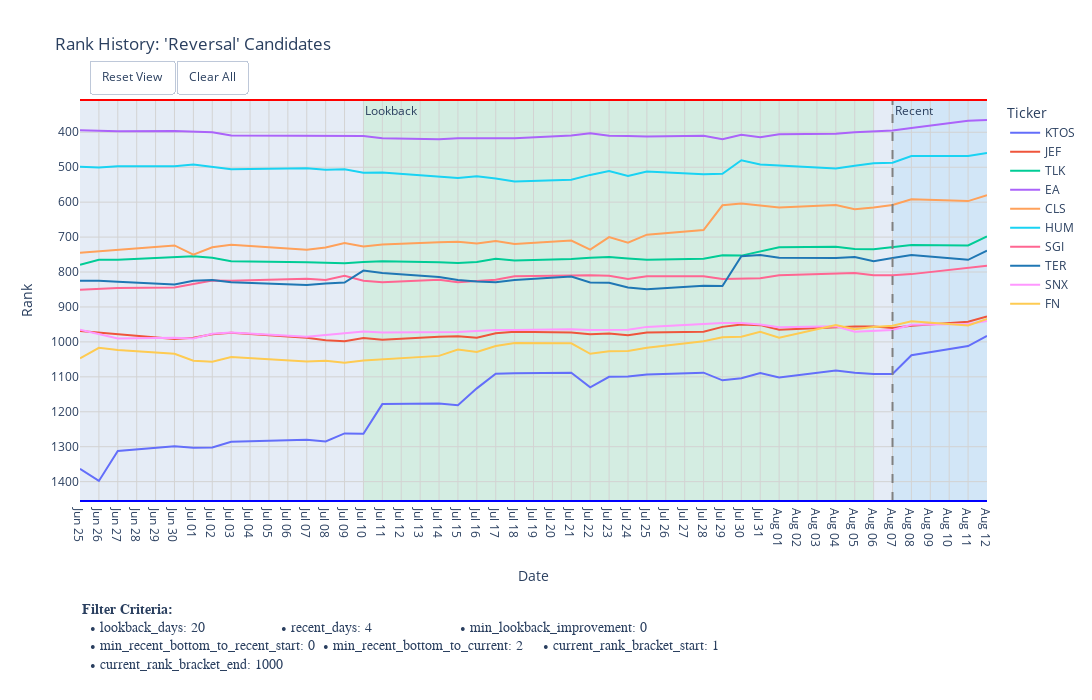

Notebook code cell kept with this figure:
### Code cell
plot_days = filter_criteria['lookback_days'] + filter_criteria['recent_days'] + 10  # add 10 extra days for plotting 

# 4. Call the new plotting function
if tickers_to_plot:
    plot_rank_with_criteria(
        # df_rank_history=selected_df.iloc[:, -plot_days::],
        df_rank_history=df_tickers_rank_history.iloc[:, -plot_days::],        
        # df_rank_history=selected_df,
        ticker_list=tickers_to_plot,
        title_suffix="'Reversal' Candidates",
        filter_criteria=filter_criteria, # Pass the dictionary here
        width=1150,
        height=700,
    )
else:
    print("No candidates found to plot.")

### Figure 1 — Plotly figure (JSON) as saved in the notebook; plotly's stock layout.template omitted (floating-point values rounded to 4 significant figures)
{"data": [{"hovertemplate": "Ticker=KTOS<br>index=%{x}<br>Rank=%{y}<extra></extra>", "legendgroup": "KTOS", "line": {"color": "#636EFA", "dash": "solid"}, "marker": {"symbol": "circle"}, "mode": "lines", "name": "KTOS", "orientation": "v", "showlegend": true, "type": "scatter", "x": ["2025-06-25T00:00:00", "2025-06-26T00:00:00", "2025-06-27T00:00:00", "2025-06-30T00:00:00", "2025-07-01T00:00:00", "2025-07-02T00:00:00", "2025-07-03T00:00:00", "2025-07-07T00:00:00", "2025-07-08T00:00:00", "2025-07-09T00:00:00", "2025-07-10T00:00:00", "2025-07-11T00:00:00", "2025-07-14T00:00:00", "2025-07-15T00:00:00", "2025-07-16T00:00:00", "2025-07-17T00:00:00", "2025-07-18T00:00:00", "2025-07-21T00:00:00", "2025-07-22T00:00:00", "2025-07-23T00:00:00", "2025-07-24T00:00:00", "2025-07-25T00:00:00", "2025-07-28T00:00:00", "2025-07-29T00:00:00", "2025-07-30T00:00:00", "2025-07-31T00:00:00", "2025-08-01T00:00:00", "2025-08-04T00:00:00", "2025-08-05T00:00:00", "2025-08-06T00:00:00", "2025-08-07T00:00:00", "2025-08-08T00:00:00", "2025-08-11T00:00:00", "2025-08-12T00:00:00"], "xaxis": "x", "y": [1363, 1398, 1312, 1299, 1303, 1302, 1286, 1280, 1285, 1262, 1263, 1178, 1176, 1181, 1133, 1091, 1090, 1088, 1130, 1100, 1099, 1093, 1088, 1110, 1104, 1089, 1102, 1082, 1088, 1092, 1092, 1038, 1012, 983], "yaxis": "y"}, {"hovertemplate": "Ticker=JEF<br>index=%{x}<br>Rank=%{y}<extra></extra>", "legendgroup": "JEF", "line": {"color": "#EF553B", "dash": "solid"}, "marker": {"symbol": "circle"}, "mode": "lines", "name": "JEF", "orientation": "v", "showlegend": true, "type": "scatter", "x": ["2025-06-25T00:00:00", "2025-06-26T00:00:00", "2025-06-27T00:00:00", "2025-06-30T00:00:00", "2025-07-01T00:00:00", "2025-07-02T00:00:00", "2025-07-03T00:00:00", "2025-07-07T00:00:00", "2025-07-08T00:00:00", "2025-07-09T00:00:00", "2025-07-10T00:00:00", "2025-07-11T00:00:00", "2025-07-14T00:00:00", "2025-07-15T00:00:00", "2025-07-16T00:00:00", "2025-07-17T00:00:00", "2025-07-18T00:00:00", "2025-07-21T00:00:00", "2025-07-22T00:00:00", "2025-07-23T00:00:00", "2025-07-24T00:00:00", "2025-07-25T00:00:00", "2025-07-28T00:00:00", "2025-07-29T00:00:00", "2025-07-30T00:00:00", "2025-07-31T00:00:00", "2025-08-01T00:00:00", "2025-08-04T00:00:00", "2025-08-05T00:00:00", "2025-08-06T00:00:00", "2025-08-07T00:00:00", "2025-08-08T00:00:00", "2025-08-11T00:00:00", "2025-08-12T00:00:00"], "xaxis": "x", "y": [969, 974, 979, 992, 988, 978, 974, 988, 995, 998, 989, 994, 985, 984, 988, 975, 971, 973, 978, 976, 981, 973, 971, 957, 950, 952, 965, 958, 956, 956, 960, 954, 942, 927], "yaxis": "y"}, {"hovertemplate": "Ticker=TLK<br>index=%{x}<br>Rank=%{y}<extra></extra>", "legendgroup": "TLK", "line": {"color": "#00CC96", "dash": "solid"}, "marker": {"symbol": "circle"}, "mode": "lines", "name": "TLK", "orientation": "v", "showlegend": true, "type": "scatter", "x": ["2025-06-25T00:00:00", "2025-06-26T00:00:00", "2025-06-27T00:00:00", "2025-06-30T00:00:00", "2025-07-01T00:00:00", "2025-07-02T00:00:00", "2025-07-03T00:00:00", "2025-07-07T00:00:00", "2025-07-08T00:00:00", "2025-07-09T00:00:00", "2025-07-10T00:00:00", "2025-07-11T00:00:00", "2025-07-14T00:00:00", "2025-07-15T00:00:00", "2025-07-16T00:00:00", "2025-07-17T00:00:00", "2025-07-18T00:00:00", "2025-07-21T00:00:00", "2025-07-22T00:00:00", "2025-07-23T00:00:00", "2025-07-24T00:00:00", "2025-07-25T00:00:00", "2025-07-28T00:00:00", "2025-07-29T00:00:00", "2025-07-30T00:00:00", "2025-07-31T00:00:00", "2025-08-01T00:00:00", "2025-08-04T00:00:00", "2025-08-05T00:00:00", "2025-08-06T00:00:00", "2025-08-07T00:00:00", "2025-08-08T00:00:00", "2025-08-11T00:00:00", "2025-08-12T00:00:00"], "xaxis": "x", "y": [779, 765, 765, 758, 755, 759, 769, 772, 774, 775, 771, 769, 772, 774, 771, 762, 767, 763, 759, 757, 761, 765, 762, 752, 753, 742, 729, 728, 734, 735, 729, 723, 724, 698], "yaxis": "y"}, {"hovertemplate": "Ticker=EA<br>index=%{x}<br>Rank=%{y}<extra></extra>", "legendgroup": "EA", "line": {"color": "#AB63FA", "dash": "solid"}, "marker": {"symbol": "circle"}, "mode": "lines", "name": "EA", "orientation": "v", "showlegend": true, "type": "scatter", "x": ["2025-06-25T00:00:00", "2025-06-26T00:00:00", "2025-06-27T00:00:00", "2025-06-30T00:00:00", "2025-07-01T00:00:00", "2025-07-02T00:00:00", "2025-07-03T00:00:00", "2025-07-07T00:00:00", "2025-07-08T00:00:00", "2025-07-09T00:00:00", "2025-07-10T00:00:00", "2025-07-11T00:00:00", "2025-07-14T00:00:00", "2025-07-15T00:00:00", "2025-07-16T00:00:00", "2025-07-17T00:00:00", "2025-07-18T00:00:00", "2025-07-21T00:00:00", "2025-07-22T00:00:00", "2025-07-23T00:00:00", "2025-07-24T00:00:00", "2025-07-25T00:00:00", "2025-07-28T00:00:00", "2025-07-29T00:00:00", "2025-07-30T00:00:00", "2025-07-31T00:00:00", "2025-08-01T00:00:00", "2025-08-04T00:00:00", "2025-08-05T00:00:00", "2025-08-06T00:00:00", "2025-08-07T00:00:00", "2025-08-08T00:00:00", "2025-08-11T00:00:00", "2025-08-12T00:00:00"], "xaxis": "x", "y": [394, 396, 397, 396, 397, 400, 409, 409, 409, 409, 411, 417, 420, 417, 418, 417, 417, 409, 403, 410, 411, 412, 410, 420, 407, 414, 406, 404, 400, 397, 395, 388, 367, 365], "yaxis": "y"}, {"hovertemplate": "Ticker=CLS<br>index=%{x}<br>Rank=%{y}<extra></extra>", "legendgroup": "CLS", "line": {"color": "#FFA15A", "dash": "solid"}, "marker": {"symbol": "circle"}, "mode": "lines", "name": "CLS", "orientation": "v", "showlegend": true, "type": "scatter", "x": ["2025-06-25T00:00:00", "2025-06-26T00:00:00", "2025-06-27T00:00:00", "2025-06-30T00:00:00", "2025-07-01T00:00:00", "2025-07-02T00:00:00", "2025-07-03T00:00:00", "2025-07-07T00:00:00", "2025-07-08T00:00:00", "2025-07-09T00:00:00", "2025-07-10T00:00:00", "2025-07-11T00:00:00", "2025-07-14T00:00:00", "2025-07-15T00:00:00", "2025-07-16T00:00:00", "2025-07-17T00:00:00", "2025-07-18T00:00:00", "2025-07-21T00:00:00", "2025-07-22T00:00:00", "2025-07-23T00:00:00", "2025-07-24T00:00:00", "2025-07-25T00:00:00", "2025-07-28T00:00:00", "2025-07-29T00:00:00", "2025-07-30T00:00:00", "2025-07-31T00:00:00", "2025-08-01T00:00:00", "2025-08-04T00:00:00", "2025-08-05T00:00:00", "2025-08-06T00:00:00", "2025-08-07T00:00:00", "2025-08-08T00:00:00", "2025-08-11T00:00:00", "2025-08-12T00:00:00"], "xaxis": "x", "y": [745, 741, 736, 724, 750, 729, 722, 736, 730, 717, 727, 721, 715, 713, 718, 711, 720, 710, 736, 700, 716, 693, 680, 609, 604, 609, 615, 608, 620, 615, 608, 592, 597, 580], "yaxis": "y"}, {"hovertemplate": "Ticker=HUM<br>index=%{x}<br>Rank=%{y}<extra></extra>", "legendgroup": "HUM", "line": {"color": "#19D3F3", "dash": "solid"}, "marker": {"symbol": "circle"}, "mode": "lines", "name": "HUM", "orientation": "v", "showlegend": true, "type": "scatter", "x": ["2025-06-25T00:00:00", "2025-06-26T00:00:00", "2025-06-27T00:00:00", "2025-06-30T00:00:00", "2025-07-01T00:00:00", "2025-07-02T00:00:00", "2025-07-03T00:00:00", "2025-07-07T00:00:00", "2025-07-08T00:00:00", "2025-07-09T00:00:00", "2025-07-10T00:00:00", "2025-07-11T00:00:00", "2025-07-14T00:00:00", "2025-07-15T00:00:00", "2025-07-16T00:00:00", "2025-07-17T00:00:00", "2025-07-18T00:00:00", "2025-07-21T00:00:00", "2025-07-22T00:00:00", "2025-07-23T00:00:00", "2025-07-24T00:00:00", "2025-07-25T00:00:00", "2025-07-28T00:00:00", "2025-07-29T00:00:00", "2025-07-30T00:00:00", "2025-07-31T00:00:00", "2025-08-01T00:00:00", "2025-08-04T00:00:00", "2025-08-05T00:00:00", "2025-08-06T00:00:00", "2025-08-07T00:00:00", "2025-08-08T00:00:00", "2025-08-11T00:00:00", "2025-08-12T00:00:00"], "xaxis": "x", "y": [499, 501, 497, 497, 492, 498, 506, 503, 507, 506, 516, 515, 527, 531, 526, 532, 541, 536, 522, 511, 525, 512, 520, 519, 480, 492, 495, 504, 496, 489, 487, 468, 468, 459], "yaxis": "y"}, {"hovertemplate": "Ticker=SGI<br>index=%{x}<br>Rank=%{y}<extra></extra>", "legendgroup": "SGI", "line": {"color": "#FF6692", "dash": "solid"}, "marker": {"symbol": "circle"}, "mode": "lines", "name": "SGI", "orientation": "v", "showlegend": true, "type": "scatter", "x": ["2025-06-25T00:00:00", "2025-06-26T00:00:00", "2025-06-27T00:00:00", "2025-06-30T00:00:00", "2025-07-01T00:00:00", "2025-07-02T00:00:00", "2025-07-03T00:00:00", "2025-07-07T00:00:00", "2025-07-08T00:00:00", "2025-07-09T00:00:00", "2025-07-10T00:00:00", "2025-07-11T00:00:00", "2025-07-14T00:00:00", "2025-07-15T00:00:00", "2025-07-16T00:00:00", "2025-07-17T00:00:00", "2025-07-18T00:00:00", "2025-07-21T00:00:00", "2025-07-22T00:00:00", "2025-07-23T00:00:00", "2025-07-24T00:00:00", "2025-07-25T00:00:00", "2025-07-28T00:00:00", "2025-07-29T00:00:00", "2025-07-30T00:00:00", "2025-07-31T00:00:00", "2025-08-01T00:00:00", "2025-08-04T00:00:00", "2025-08-05T00:00:00", "2025-08-06T00:00:00", "2025-08-07T00:00:00", "2025-08-08T00:00:00", "2025-08-11T00:00:00", "2025-08-12T00:00:00"], "xaxis": "x", "y": [851, 849, 846, 844, 834, 824, 825, 819, 823, 811, 825, 829, 822, 829, 826, 822, 812, 809, 809, 811, 820, 812, 812, 820, 820, 818, 809, 804, 803, 809, 809, 806, 787, 782], "yaxis": "y"}, {"hovertemplate": "Ticker=TER<br>index=%{x}<br>Rank=%{y}<extra></extra>", "legendgroup": "TER", "line": {"color": "#1F77B4", "dash": "solid"}, "marker": {"symbol": "circle"}, "mode": "lines", "name": "TER", "orientation": "v", "showlegend": true, "type": "scatter", "x": ["2025-06-25T00:00:00", "2025-06-26T00:00:00", "2025-06-27T00:00:00", "2025-06-30T00:00:00", "2025-07-01T00:00:00", "2025-07-02T00:00:00", "2025-07-03T00:00:00", "2025-07-07T00:00:00", "2025-07-08T00:00:00", "2025-07-09T00:00:00", "2025-07-10T00:00:00", "2025-07-11T00:00:00", "2025-07-14T00:00:00", "2025-07-15T00:00:00", "2025-07-16T00:00:00", "2025-07-17T00:00:00", "2025-07-18T00:00:00", "2025-07-21T00:00:00", "2025-07-22T00:00:00", "2025-07-23T00:00:00", "2025-07-24T00:00:00", "2025-07-25T00:00:00", "2025-07-28T00:00:00", "2025-07-29T00:00:00", "2025-07-30T00:00:00", "2025-07-31T00:00:00", "2025-08-01T00:00:00", "2025-08-04T00:00:00", "2025-08-05T00:00:00", "2025-08-06T00:00:00", "2025-08-07T00:00:00", "2025-08-08T00:00:00", "2025-08-11T00:00:00", "2025-08-12T00:00:00"], "xaxis": "x", "y": [825, 825, 828, 836, 825, 823, 829, 837, 833, 830, 796, 803, 814, 823, 827, 829, 823, 813, 830, 831, 844, 849, 839, 840, 755, 751, 759, 760, 757, 769, 760, 751, 765, 739], "yaxis": "y"}, {"hovertemplate": "Ticker=SNX<br>index=%{x}<br>Rank=%{y}<extra></extra>", "legendgroup": "SNX", "line": {"color": "#FF97FF", "dash": "solid"}, "marker": {"symbol": "circle"}, "mode": "lines", "name": "SNX", "orientation": "v", "showlegend": true, "type": "scatter", "x": ["2025-06-25T00:00:00", "2025-06-26T00:00:00", "2025-06-27T00:00:00", "2025-06-30T00:00:00", "2025-07-01T00:00:00", "2025-07-02T00:00:00", "2025-07-03T00:00:00", "2025-07-07T00:00:00", "2025-07-08T00:00:00", "2025-07-09T00:00:00", "2025-07-10T00:00:00", "2025-07-11T00:00:00", "2025-07-14T00:00:00", "2025-07-15T00:00:00", "2025-07-16T00:00:00", "2025-07-17T00:00:00", "2025-07-18T00:00:00", "2025-07-21T00:00:00", "2025-07-22T00:00:00", "2025-07-23T00:00:00", "2025-07-24T00:00:00", "2025-07-25T00:00:00", "2025-07-28T00:00:00", "2025-07-29T00:00:00", "2025-07-30T00:00:00", "2025-07-31T00:00:00", "2025-08-01T00:00:00", "2025-08-04T00:00:00", "2025-08-05T00:00:00", "2025-08-06T00:00:00", "2025-08-07T00:00:00", "2025-08-08T00:00:00", "2025-08-11T00:00:00", "2025-08-12T00:00:00"], "xaxis": "x", "y": [965, 978, 990, 988, 990, 977, 973, 985, 980, 977, 970, 973, 973, 972, 969, 966, 966, 964, 966, 965, 965, 957, 949, 946, 946, 950, 958, 955, 971, 968, 966, 951, 949, 940], "yaxis": "y"}, {"hovertemplate": "Ticker=FN<br>index=%{x}<br>Rank=%{y}<extra></extra>", "legendgroup": "FN", "line": {"color": "#FECB52", "dash": "solid"}, "marker": {"symbol": "circle"}, "mode": "lines", "name": "FN", "orientation": "v", "showlegend": true, "type": "scatter", "x": ["2025-06-25T00:00:00", "2025-06-26T00:00:00", "2025-06-27T00:00:00", "2025-06-30T00:00:00", "2025-07-01T00:00:00", "2025-07-02T00:00:00", "2025-07-03T00:00:00", "2025-07-07T00:00:00", "2025-07-08T00:00:00", "2025-07-09T00:00:00", "2025-07-10T00:00:00", "2025-07-11T00:00:00", "2025-07-14T00:00:00", "2025-07-15T00:00:00", "2025-07-16T00:00:00", "2025-07-17T00:00:00", "2025-07-18T00:00:00", "2025-07-21T00:00:00", "2025-07-22T00:00:00", "2025-07-23T00:00:00", "2025-07-24T00:00:00", "2025-07-25T00:00:00", "2025-07-28T00:00:00", "2025-07-29T00:00:00", "2025-07-30T00:00:00", "2025-07-31T00:00:00", "2025-08-01T00:00:00", "2025-08-04T00:00:00", "2025-08-05T00:00:00", "2025-08-06T00:00:00", "2025-08-07T00:00:00", "2025-08-08T00:00:00", "2025-08-11T00:00:00", "2025-08-12T00:00:00"], "xaxis": "x", "y": [1047, 1017, 1023, 1034, 1054, 1057, 1043, 1056, 1054, 1060, 1053, 1050, 1040, 1022, 1029, 1012, 1003, 1004, 1034, 1027, 1026, 1017, 998, 987, 985, 971, 988, 952, 964, 957, 954, 941, 953, 934], "yaxis": "y"}], "layout": {"annotations": [{"showarrow": false, "text": "Recent", "x": "2025-08-07T00:00:00", "xanchor": "left", "xref": "x", "y": 1, "yanchor": "top", "yref": "y domain"}, {"showarrow": false, "text": "Lookback", "x": "2025-07-10T00:00:00", "xanchor": "left", "xref": "x", "y": 1, "yanchor": "top", "yref": "y domain"}, {"align": "left", "font": {"family": "Courier New, monospace", "size": 14}, "showarrow": false, "text": "<b>Filter Criteria:</b><br>  • lookback_days: 20                   • recent_days: 4                      • min_lookback_improvement: 0       <br>  • min_recent_bottom_to_recent_start: 0  • min_recent_bottom_to_current: 2     • current_rank_bracket_start: 1     <br>  • current_rank_bracket_end: 1000    ", "x": 0, "xanchor": "left", "xref": "paper", "y": -0.25, "yanchor": "top", "yref": "paper"}], "height": 700, "legend": {"title": {"text": "Ticker"}, "tracegroupgap": 0}, "margin": {"b": 198.8}, "shapes": [{"fillcolor": "LightSkyBlue", "layer": "below", "line": {"width": 0}, "opacity": 0.2, "type": "rect", "x0": "2025-08-07T00:00:00", "x1": "2025-08-12T00:00:00", "xref": "x", "y0": 0, "y1": 1, "yref": "y domain"}, {"fillcolor": "LightGreen", "layer": "below", "line": {"width": 0}, "opacity": 0.2, "type": "rect", "x0": "2025-07-10T00:00:00", "x1": "2025-08-06T00:00:00", "xref": "x", "y0": 0, "y1": 1, "yref": "y domain"}, {"line": {"color": "grey", "dash": "dash", "width": 2}, "type": "line", "x0": "2025-08-07T00:00:00", "x1": "2025-08-07T00:00:00", "xref": "x", "y0": 0, "y1": 1, "yref": "y domain"}, {"line": {"color": "red", "width": 2}, "type": "line", "x0": 0, "x1": 1, "xref": "paper", "y0": 1, "y1": 1, "yref": "paper"}, {"line": {"color": "blue", "width": 2}, "type": "line", "x0": 0, "x1": 1, "xref": "paper", "y0": 0, "y1": 0, "yref": "paper"}], "title": {"text": "Rank History: 'Reversal' Candidates"}, "updatemenus": [{"buttons": [{"args": [{"visible": [true, true, true, true, true, true, true, true, true, true]}], "label": "Reset View", "method": "restyle"}, {"args": [{"visible": ["legendonly", "legendonly", "legendonly", "legendonly", "legendonly", "legendonly", "legendonly", "legendonly", "legendonly", "legendonly"]}], "label": "Clear All", "method": "restyle"}], "direction": "left", "showactive": false, "type": "buttons", "x": 0.01, "xanchor": "left", "y": 1.1, "yanchor": "top"}], "width": 1150, "xaxis": {"anchor": "y", "domain": [0, 1], "dtick": "D7", "gridcolor": "LightGrey", "minor": {"dtick": "D1", "gridcolor": "rgba(235, 235, 235, 0.5)", "showgrid": true}, "range": ["2025-06-25T00:00:00", "2025-08-12T00:00:00"], "showgrid": true, "tickformat": "%b %d", "title": {"standoff": 25, "text": "Date"}, "type": "date"}, "yaxis": {"anchor": "x", "autorange": "reversed", "domain": [0, 1], "dtick": 100, "gridcolor": "LightGrey", "showgrid": true, "title": {"text": "Rank"}}}}
